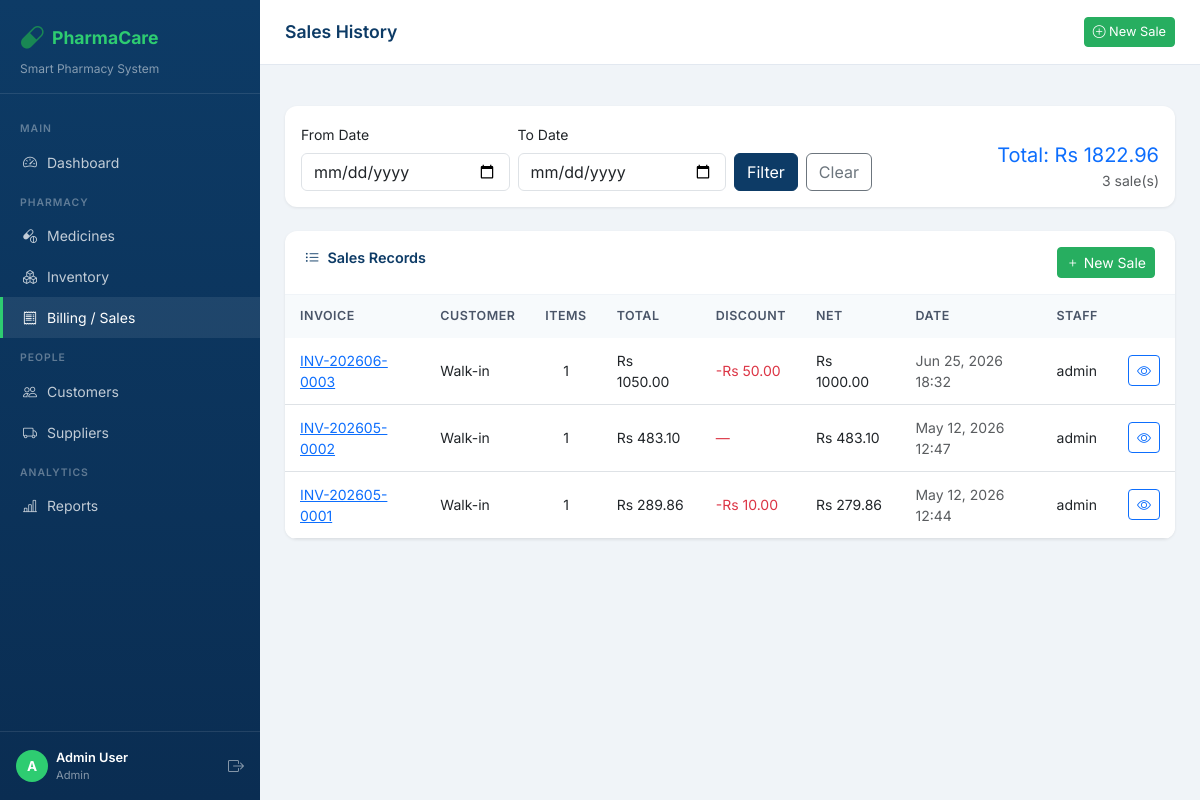
The app's page /sales/ (signed in) with its own data.
### core/models.py (models this page shows, shortened)
class Sale(models.Model):
    customer = models.ForeignKey(Customer, on_delete=models.SET_NULL, null=True, blank=True)
    staff = models.ForeignKey(User, on_delete=models.SET_NULL, null=True, blank=True)
    sale_date = models.DateTimeField(default=timezone.now)
    total_amount = models.DecimalField(max_digits=12, decimal_places=2, default=0)
    discount = models.DecimalField(max_digits=5, decimal_places=2, default=0)
    paid_amount = models.DecimalField(max_digits=12, decimal_places=2, default=0)
    notes = models.TextField(blank=True)
    invoice_number = models.CharField(max_length=50, unique=True)
    @property
    def net_total(self):
        return float(self.total_amount) - float(self.discount)
    class Meta:
        ordering = ['-sale_date']

### core/views.py (the view)
# urls.py: path('sales/', views.sales_list, name='sales_list'),
@login_required
def sales_list(request):
    start_date = request.GET.get('start')
    end_date = request.GET.get('end')
    sales = Sale.objects.select_related('customer', 'staff').all()
    if start_date:
        sales = sales.filter(sale_date__date__gte=start_date)
    if end_date:
        sales = sales.filter(sale_date__date__lte=end_date)
    total_revenue = sales.aggregate(t=Sum('total_amount'))['t'] or 0
    context = {'sales': sales, 'total_revenue': total_revenue, 'start_date': start_date, 'end_date': end_date}
    return render(request, 'core/sales_list.html', context)

### core/templates/core/sales_list.html (shortened to what this page needs)
{% extends 'core/base.html' %}
{% block page_title %}Sales History{% endblock %}
{% block content %}
<div class="table-card card mb-4">
  <div class="card-body py-3">
    <form method="get" class="row g-2 align-items-end">
      <div class="col-md-3">
        <label class="form-label small fw-600">From Date</label>
        <input type="date" name="start" class="form-control" value="{{ start_date }}">
      </div>
      <div class="col-md-3">
        <label class="form-label small fw-600">To Date</label>
        <input type="date" name="end" class="form-control" value="{{ end_date }}">
      </div>
      <div class="col-md-2 d-flex gap-2">
        <button type="submit" class="btn btn-primary flex-fill">Filter</button>
        <a href="{% url 'sales_list' %}" class="btn btn-outline-secondary">Clear</a>
      </div>
      <div class="col-md-4 text-end">
        <div class="fw-700 fs-5 text-primary">Total: Rs {{ total_revenue|floatformat:2 }}</div>
        <div class="text-muted small">{{ sales.count }} sale(s)</div>
      </div>
    </form>
  </div>
</div>
<div class="table-card card">
  <div class="card-header d-flex justify-content-between">
    <span><i class="bi bi-list-ul me-2"></i>Sales Records</span>
    <a href="{% url 'billing' %}" class="btn btn-sm btn-success"><i class="bi bi-plus me-1"></i>New Sale</a>
  </div>
  <div class="table-responsive">
    <table class="table table-hover mb-0">
      <thead>
        <tr><th>Invoice</th><th>Customer</th><th>Items</th><th>Total</th><th>Discount</th><th>Net</th><th>Date</th><th>Staff</th><th></th></tr>
      </thead>
      <tbody>
        {% for sale in sales %}
        <tr>
          <td><a href="{% url 'sale_receipt' sale.pk %}" class="fw-600 text-primary">{{ sale.invoice_number }}</a></td>
          <td>{{ sale.customer.name|default:"Walk-in" }}</td>
          <td class="text-center">{{ sale.items.count }}</td>
          <td>Rs {{ sale.total_amount|floatformat:2 }}</td>
          <td class="text-danger">{% if sale.discount %}-Rs {{ sale.discount }}{% else %}—{% endif %}</td>
          <td class="fw-600">Rs {{ sale.net_total|floatformat:2 }}</td>
          <td class="small text-muted">{{ sale.sale_date|date:"M d, Y H:i" }}</td>
          <td class="small">{{ sale.staff.username|default:"—" }}</td>
          <td><a href="{% url 'sale_receipt' sale.pk %}" class="btn btn-sm btn-outline-primary"><i class="bi bi-eye"></i></a></td>
        </tr>
        {% empty %}
        <tr><td colspan="9" class="text-center py-4 text-muted">No sales found.</td></tr>
        {% endfor %}
      </tbody>
    </table>
  </div>
</div>
{% endblock %}

### core/templates/core/base.html (shortened to what this page needs)
<!DOCTYPE html>
<html lang="en">
<head>
  <link href="https://cdn.jsdelivr.net/npm/bootstrap@5.3.0/dist/css/bootstrap.min.css" rel="stylesheet"/>
  <link href="https://cdn.jsdelivr.net/npm/bootstrap-icons@1.11.0/font/bootstrap-icons.css" rel="stylesheet"/>
</head>
<body>
{% if user.is_authenticated %}
<div id="sidebar">
  <div class="sidebar-brand">
    <div class="d-flex align-items-center gap-2 mb-1">
      <i class="bi bi-capsule fs-4 text-success"></i>
      <h5>PharmaCare </h5>
    </div>
    <p>Smart Pharmacy System</p>
  </div>
  <nav class="sidebar-nav">
    <div class="nav-section-title">Main</div>
    <a href="{% url 'dashboard' %}" class="nav-link {% if request.resolver_match.url_name == 'dashboard' %}active{% endif %}">
      <i class="bi bi-speedometer2"></i> Dashboard
    </a>
    <div class="nav-section-title">Pharmacy</div>
    <a href="{% url 'medicine_list' %}" class="nav-link {% if 'medicine' in request.resolver_match.url_name %}active{% endif %}">
      <i class="bi bi-capsule-pill"></i> Medicines
    </a>
    <a href="{% url 'inventory' %}" class="nav-link {% if request.resolver_match.url_name == 'inventory' %}active{% endif %}">
      <i class="bi bi-boxes"></i> Inventory
    </a>
    <a href="{% url 'billing' %}" class="nav-link {% if 'billing' in request.resolver_match.url_name or 'sale' in request.resolver_match.url_name %}active{% endif %}">
      <i class="bi bi-receipt"></i> Billing / Sales
    </a>
    <div class="nav-section-title">People</div>
    <a href="{% url 'customer_list' %}" class="nav-link {% if 'customer' in request.resolver_match.url_name %}active{% endif %}">
      <i class="bi bi-people"></i> Customers
    </a>
    <a href="{% url 'supplier_list' %}" class="nav-link {% if 'supplier' in request.resolver_match.url_name %}active{% endif %}">
      <i class="bi bi-truck"></i> Suppliers
    </a>
    <div class="nav-section-title">Analytics</div>
    <a href="{% url 'reports' %}" class="nav-link {% if request.resolver_match.url_name == 'reports' %}active{% endif %}">
      <i class="bi bi-bar-chart-line"></i> Reports
    </a>
  </nav>
  <div class="mt-auto p-3" style="border-top:1px solid rgba(255,255,255,0.1); position:absolute; bottom:0; width:100%;">
    <div class="d-flex align-items-center gap-2">
      <div style="width:32px;height:32px;background:var(--accent);border-radius:50%;display:flex;align-items:center;justify-content:center;font-weight:700;color:#fff;font-size:0.85rem;">
        {{ user.username|first|upper }}
      </div>
      <div>
        <div style="color:#fff;font-size:0.8rem;font-weight:600;">{{ user.get_full_name|default:user.username }}</div>
        <div style="color:rgba(255,255,255,0.5);font-size:0.7rem;">{% if user.is_superuser %}Admin{% else %}Staff{% endif %}</div>
      </div>
      <a href="{% url 'logout' %}" class="ms-auto text-white opacity-50" title="Logout"><i class="bi bi-box-arrow-right"></i></a>
    </div>
  </div>
</div>
<div id="main-content">
  <div class="topbar">
    <div class="topbar-title">{% block page_title %}Dashboard{% endblock %}</div>
    <a href="{% url 'billing' %}" class="btn btn-success btn-sm">
      <i class="bi bi-plus-circle"></i> New Sale
    </a>
  </div>
  <div class="px-4 pt-3">
  </div>
  <div class="page-content">
    {% block content %}{% endblock %}
  </div>
</div>
{% else %}
  {% block auth_content %}{% endblock %}
{% endif %}
</body>
</html>

### core/templates/core/base.html (style rules this page uses)
:root { --primary: #0d3b66; --primary-light: #1a5276; --accent: #2ecc71; --accent-dark: #27ae60; --sidebar-width: 260px; --topbar-height: 65px; }
* { font-family: 'Inter', sans-serif; }
body { background: #f0f4f8; color: #2d3748; }
#sidebar { width: var(--sidebar-width); min-height: 100vh; background: linear-gradient(180deg, var(--primary) 0%, #0a2d52 100%); position: fixed; top: 0; left: 0; z-index: 100; transition: all 0.3s; overflow-y: auto; }
.sidebar-brand { padding: 20px 20px 15px; border-bottom: 1px solid rgba(255,255,255,0.1); }
.sidebar-brand h5 { color: var(--accent); font-weight: 700; font-size: 1.1rem; margin: 0; }
.sidebar-brand p { color: rgba(255,255,255,0.5); font-size: 0.75rem; margin: 0; }
.sidebar-nav { padding: 15px 0; }
.nav-section-title { color: rgba(255,255,255,0.35); font-size: 0.65rem; font-weight: 600; letter-spacing: 1px; text-transform: uppercase; padding: 12px 20px 5px; }
.sidebar-nav .nav-link { color: rgba(255,255,255,0.75); padding: 10px 20px; border-radius: 0; font-size: 0.875rem; font-weight: 400; display: flex; align-items: center; gap: 10px; transition: all 0.2s; border-left: 3px solid transparent; }
.sidebar-nav .nav-link:hover, .sidebar-nav .nav-link.active { background: rgba(255,255,255,0.08); color: #fff; border-left-color: var(--accent); }
#main-content { margin-left: var(--sidebar-width); min-height: 100vh; }
.topbar { height: var(--topbar-height); background: #fff; border-bottom: 1px solid #e2e8f0; display: flex; align-items: center; padding: 0 25px; position: sticky; top: 0; z-index: 99; gap: 15px; }
.topbar-title { font-size: 1.1rem; font-weight: 600; color: var(--primary); flex: 1; }
.topbar .btn-sm { font-size: 0.8rem; }
.page-content { padding: 25px; }
.table-card { background: #fff; border-radius: 12px; border: none; box-shadow: 0 1px 3px rgba(0,0,0,0.08); overflow: hidden; }
.table-card .card-header { background: transparent; border-bottom: 1px solid #f0f4f8; padding: 16px 20px; font-weight: 600; font-size: 0.9rem; color: var(--primary); }
.table thead th { background: #f7fafc; color: #4a5568; font-size: 0.78rem; font-weight: 600; text-transform: uppercase; letter-spacing: 0.5px; border-bottom: none; padding: 12px 15px; }
.table td { padding: 12px 15px; vertical-align: middle; font-size: 0.875rem; }
.btn-primary { background: var(--primary); border-color: var(--primary); }
.btn-success { background: var(--accent-dark); border-color: var(--accent-dark); }

### records on screen
Sale: invoice_number "INV-202606-0003", customer.name "Walk-in", items.count "1", total_amount "1050.00", discount "50.00", net_total "1000.00", sale_date "Jun 25, 2026 18:32", staff.username "admin"
Sale: invoice_number "INV-202605-0002", customer.name "Walk-in", items.count "1", total_amount "483.10", net_total "483.10", sale_date "May 12, 2026 12:47", staff.username "admin"
Sale: invoice_number "INV-202605-0001", customer.name "Walk-in", items.count "1", total_amount "289.86", discount "10.00", net_total "279.86", sale_date "May 12, 2026 12:44", staff.username "admin"

### other values on screen
{{ user.username|first|upper }} "A"
{{ user.get_full_name|default:user.username }} "Admin User"
{{ total_revenue|floatformat:2 }} "1822.96"
{{ sales.count }} "3"
